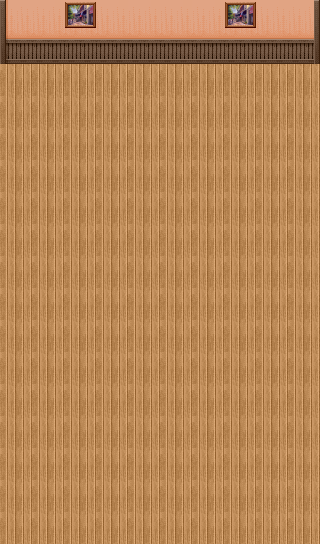

A level layout from a 2D game, rendered from its tile map. Below: a short description, then the map file with its tile-grid data intact:
An orthogonal 10x17 tile map with 32x32 px tiles, 3 tile layers (块层 1, 块层 2, 块层 3).

<map version="1.0" orientation="orthogonal" renderorder="left-up" width="10" height="17" tilewidth="32" tileheight="32" nextobjectid="1">
 <tileset firstgid="1" name="cafe" tilewidth="32" tileheight="32" tilecount="120" columns="8">
  <image source="cafe.png" width="256" height="480" />
 </tileset>
 <layer name="块层 1" width="10" height="17">
  <data encoding="csv">
1,1,1,1,1,1,1,1,1,1,
1,1,1,1,1,1,1,1,1,1,
1,1,1,1,1,1,1,1,1,1,
1,1,1,1,1,1,1,1,1,1,
1,1,1,1,1,1,1,1,1,1,
1,1,1,1,1,1,1,1,1,1,
1,1,1,1,1,1,1,1,1,1,
1,1,1,1,1,1,1,1,1,1,
1,1,1,1,1,1,1,1,1,1,
1,1,1,1,1,1,1,1,1,1,
1,1,1,1,1,1,1,1,1,1,
1,1,1,1,1,1,1,1,1,1,
1,1,1,1,1,1,1,1,1,1,
1,1,1,1,1,1,1,1,1,1,
1,1,1,1,1,1,1,1,1,1,
1,1,1,1,1,1,1,1,1,1,
1,1,1,1,1,1,1,1,1,1
</data>
 </layer>
 <layer name="块层 2" width="10" height="17">
  <data encoding="csv">
17,18,18,18,18,18,18,18,18,19,
25,26,26,26,26,26,26,26,26,27,
0,0,0,0,0,0,0,0,0,0,
0,0,0,0,0,0,0,0,0,0,
0,0,0,0,0,0,0,0,0,0,
0,0,0,0,0,0,0,0,0,0,
0,0,0,0,0,0,0,0,0,0,
0,0,0,0,0,0,0,0,0,0,
0,0,0,0,0,0,0,0,0,0,
0,0,0,0,0,0,0,0,0,0,
0,0,0,0,0,0,0,0,0,0,
0,0,0,0,0,0,0,0,0,0,
0,0,0,0,0,0,0,0,0,0,
0,0,0,0,0,0,0,0,0,0,
0,0,0,0,0,0,0,0,0,0,
0,0,0,0,0,0,0,0,0,0,
0,0,0,0,0,0,0,0,0,0
</data>
 </layer>
 <layer name="块层 3" width="10" height="17">
  <data encoding="csv">
0,0,112,0,0,0,0,112,0,0,
0,0,0,0,0,0,0,0,0,0,
0,0,0,0,0,0,0,0,0,0,
0,0,0,0,0,0,0,0,0,0,
0,0,0,0,0,0,0,0,0,0,
0,0,0,0,0,0,0,0,0,0,
0,0,0,0,0,0,0,0,0,0,
0,0,0,0,0,0,0,0,0,0,
0,0,0,0,0,0,0,0,0,0,
0,0,0,0,0,0,0,0,0,0,
0,0,0,0,0,0,0,0,0,0,
0,0,0,0,0,0,0,0,0,0,
0,0,0,0,0,0,0,0,0,0,
0,0,0,0,0,0,0,0,0,0,
0,0,0,0,0,0,0,0,0,0,
0,0,0,0,0,0,0,0,0,0,
0,0,0,0,0,0,0,0,0,0
</data>
 </layer>
</map>
